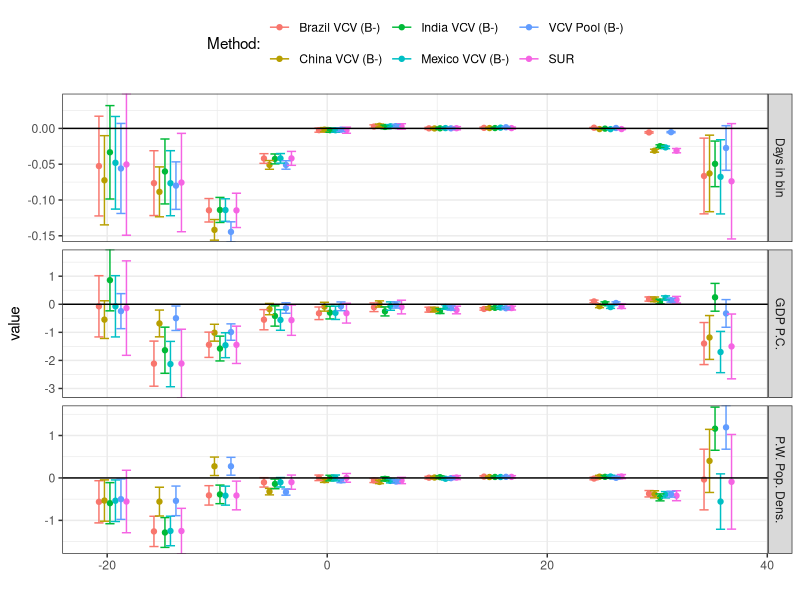

Here is the R script that generated this plot:
setwd("~/research/gcp/impact-calculations/interpolate")

library(reshape2)
library(ggplot2)

do.smooth <- F

gammas.om <- read.csv("simple-serrpool-ominus.csv")
gammas.om$method <- "SE Pool (O-)"
gammas.am <- read.csv("simple-novcv-aminus.csv")
gammas.am$method <- "SE Hierarchical (A-)"
gammas.bm <- read.csv("simple-vcvpool-bminus.csv")
gammas.bm$method <- "VCV Pool (B-)"
gammas.ob <- read.csv("simple-vcvpool-o-as-b.csv")
gammas.ob$method <- "SE Pool using VCV Pool Model (O-)"
gammas.bm.bra <- read.csv("simple-vcvpool-bminus-BRA.csv")
gammas.bm.bra$method <- "Brazil VCV (B-)"
gammas.bm.chn <- read.csv("simple-vcvpool-bminus-CHN.csv")
gammas.bm.chn$method <- "China VCV (B-)"
gammas.bm.ind <- read.csv("simple-vcvpool-bminus-IND.csv")
gammas.bm.ind$method <- "India VCV (B-)"
gammas.bm.mex <- read.csv("simple-vcvpool-bminus-MEX.csv")
gammas.bm.mex$method <- "Mexico VCV (B-)"

##gammas.x <- subset(read.csv("comparison-all.csv"), method == 'seemur')
gammas.x <- read.csv("seemur.csv")
gammas.x$method <- "SUR"

gammas.op1 <- read.csv("simple-serrsmooth-oplus1.csv")
gammas.op1$method <- "SE Pool (O+1)"
gammas.op2 <- read.csv("simple-serrsmooth-oplus2.csv")
gammas.op2$method <- "SE Pool (O+2)"
gammas.op4 <- read.csv("simple-serrsmooth-oplus4.csv")
gammas.op4$method <- "SE Pool (O+4)"
gammas.op8 <- read.csv("simple-serrsmooth-oplus8.csv")
gammas.op8$method <- "SE Pool (O+8)"

if (do.smooth) {
    gammas <- rbind(gammas.om, gammas.op1, gammas.op2, gammas.op4, gammas.op8)
} else {
    gammas <- rbind(gammas.x, gammas.bm.bra, gammas.bm.chn, gammas.bm.ind, gammas.bm.mex, gammas.bm)
    ##gammas <- rbind(gammas.om, gammas.ob)

    gammas$method <- factor(gammas$method, levels=c(unique(gammas$method[gammas$method != "SUR"]), "SUR"))
}


pg <- melt(gammas[, c('method', 'binlo', 'binhi', 'intercept_coef', 'bindays_coef', 'gdppc_coef', 'popop_coef')], id.vars=c('method', 'binlo', 'binhi'))
pg2 <- melt(gammas[, c('method', 'binlo', 'binhi', 'intercept_serr', 'bindays_serr', 'gdppc_serr', 'popop_serr')], id.vars=c('method', 'binlo', 'binhi'))
pg$serr <- pg2$value

pg$binx <- (pmax(pg$binlo, -22) + pmin(pg$binhi, 38)) / 2

dodge <- position_dodge(width=3)

pg$ymin <- pg$value - pg$serr
pg$ymax <- pg$value + pg$serr

levels(pg$variable) <- c("Intercept", "Days in bin", "GDP P.C.", "P.W. Pop. Dens.")

ggplot(subset(pg, variable != 'Intercept'), aes(x=binx, y=value, ymin=ymin, ymax=ymax, width=5, colour=method)) +
    facet_grid(variable ~ ., scales="free") +
    geom_point(position=dodge) +
    geom_errorbar(position=dodge) + geom_hline(yintercept=0) + theme_bw() +
    scale_x_continuous(name="") + scale_y_continuous(expand=c(0, 0)) +
    scale_colour_discrete(name="Method:") +
    theme(legend.position="top")
